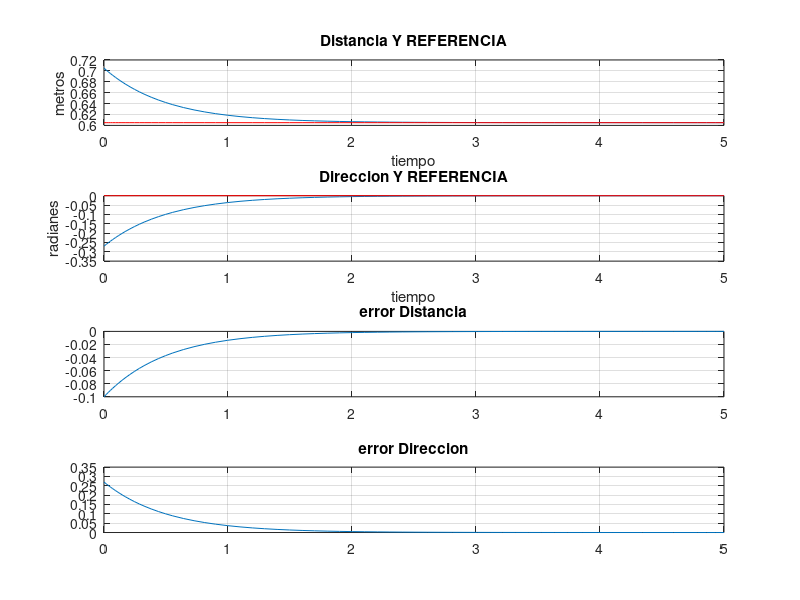
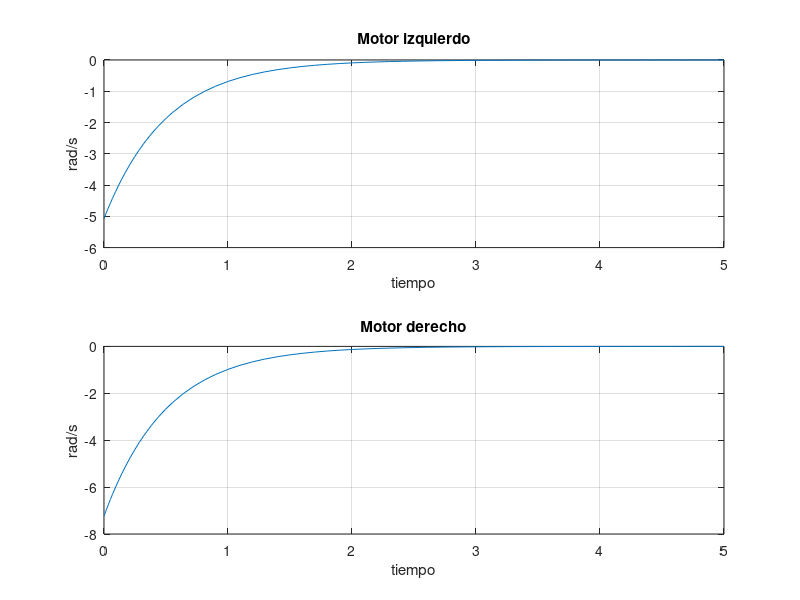

Write MATLAB code to recreate these figures, in order.
function diff_drive_car_const
close all;
clc;

% VARIABLES GLOBALES
global A B C Ke

% Tiempo de simulacion.
tspan = [0 5];
% Condiciones Iniciales en metros y radianes respectivamente.
x0 = [0.705 -.27];
% radio de la llanta medida en metros.
R = 0.0325;
% distancia entre llantas.
L = 0.130;

% Matrices del sistema.
A = 0;
B = [R/2 R/2; R/L -R/L];
C = [1 0; 0 1];

% Calculamos ganancias de control.
Ke = -2;

% Resuelve las ecuaciones diferenciales ordinarias.
[t, X] = ode45(@sys, tspan, x0);

% Referencias
ref = [0.605+0*t 0*t];
dref = [0*t 0*t];

Y = X*C';
e = ref - Y;
size(e)

% velocidades angulares en rad/s de cada motor.
U = (C*B)^-1*(dref - X*(C*A)' - Ke*e)';

% Ley de control acotada
% U(U>34) = 34;
% U(U<-34) = -34;

% Graficas
figure; 
subplot(4,1,1); plot(t, Y(:,1), t, ref(:,1)', 'red'); xlabel('tiempo');ylabel('metros');
title('Distancia Y REFERENCIA'); grid;
subplot(4,1,2); plot(t, Y(:,2), t, ref(:,2)', 'red');xlabel('tiempo');ylabel('radianes');
title('Direccion Y REFERENCIA'); grid;
subplot(4,1,3); plot(t, e(:,1)); title('error Distancia'); grid;
subplot(4,1,4); plot(t, e(:,2)); title('error Direccion'); grid;

figure;
subplot(2,1,1); plot(t, U(1,:)); title('Motor izquierdo'); xlabel('tiempo');ylabel('rad/s'); grid;
subplot(2,1,2); plot(t, U(2,:)); title('Motor derecho'); xlabel('tiempo');ylabel('rad/s');grid;

end

function dX = sys(t, X)

global A B C Ke

% Referencias
ref = [0.605+0*t; 0*t];
dref = [0*t; 0*t];

% Variable de Error
e = ref - C*X;

% Ley de Control

U = (C*B)^-1*(dref - C*A*X - Ke*e);

% Ley de control acotada
% U(U>34) = 34;
% U(U<-34) = -34;

%ODE's
dX = A*X + B*U;

end